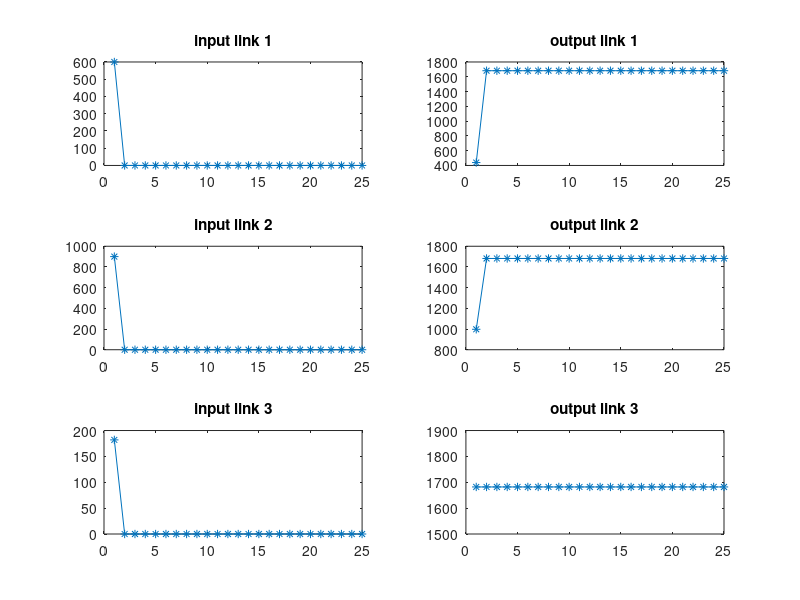
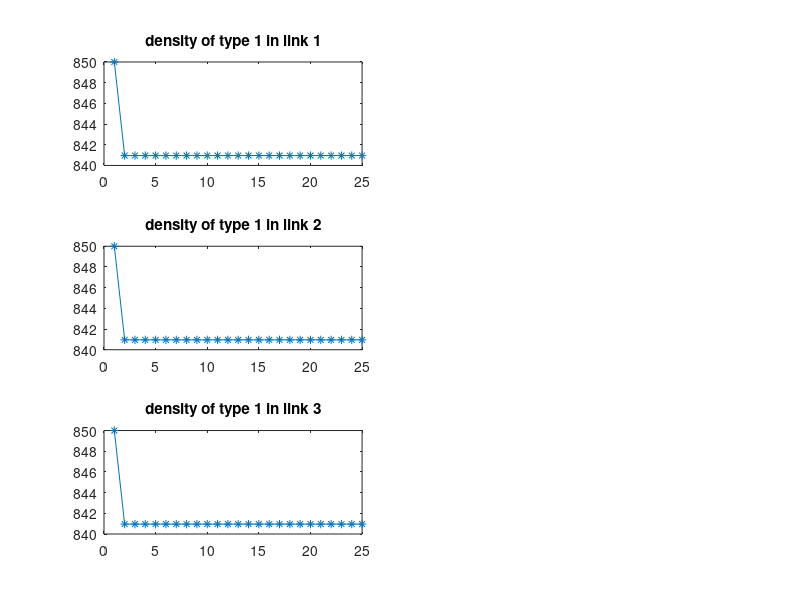
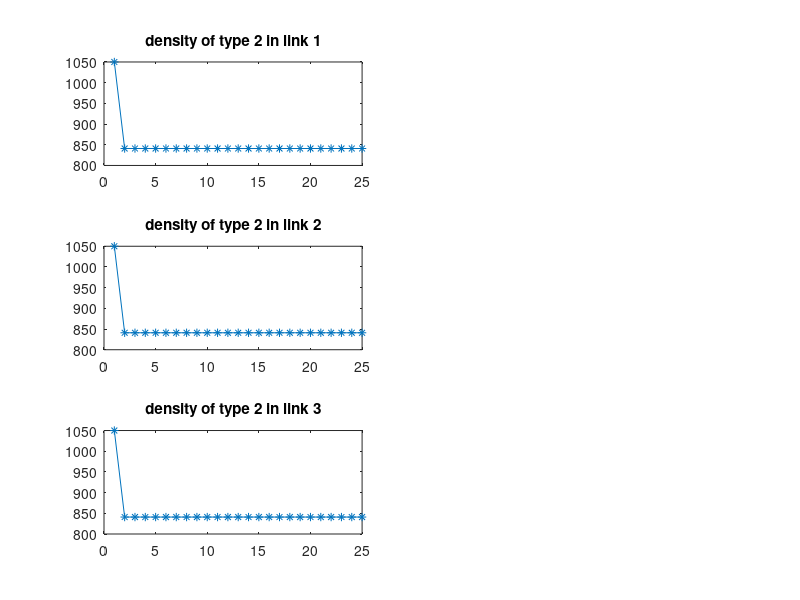

These figures' MATLAB source, in order:
clc
clear all
close all
m = 3; % number of input links
n = 3; % number of output links
K = 2; % number of vehicle types
T = 25; % total simulation time
rho = zeros(K,n,T); % density to each link
rhoT = zeros(n,T);
flowUpStream = zeros(n,T);
flowDownStream = zeros(m,T);
s = zeros(n,T);
dd = zeros((K-1)*m+m,T);
d = zeros(n,T);
delta = zeros((K-1)*m+m,1);
beta = zeros((K-1)*m+m,n);
temp=0;
% Assume beta is probability transition matrix
beta = rand((K-1)*m+m,n);
rowSums = sum(beta,2);
normalizingMatrix = repmat(rowSums,1,n);
beta  = beta ./normalizingMatrix;

for j=1:n
    rho(1,j,1) = 100; % assign initial density to each link
    rho(2,j,1) = 300; % assign initial density to each link
end

dt = 0.5; % delta t (mimutes)
dx = [1 1 1]; % link length (miles)

% Fundamentak diagram of each link
F = 2000*ones(n,1); % capacity(vehicle/dt)
v = [2 3 5]; %free flow speed
w = v/3; % congestion wave speed (link length/dt)
rhoJam = 160*ones(n,1); %jam density (vehicle/link)

for t = 1:T
    %% Compute supply for each output
    for j = 1:n
        s(j,t) = min(F(j),w(j)*(rhoJam(j)-rhoT(j,t)));
    end
    %% demand update
    % Compute input demands
    for k=1:K
        for i = 1:m
            dd((k-1)*m+i,t) = v(i)*rho(k,i,t)*min(1,F(i)/(v(i)*rhoT(i,t)));
        end
    end
    % Compute output demands
    for j =1:n
        for i = 1:m
            d(j,t) = d(j,t)+beta((k-1)*m+i,j)*dd((k-1)*m+i,t);
        end
    end
    
    %% Compute the scaling factors
    for k=1:K
        for i=1:m
            delta((k-1)*m+i,t) = 1;% Initialize the scaling factors
        end
    end
    for q = 1:n
        if beta(j,i) == 0
            delta((k-1)*m+i,t) = 1;
        else
            delta((k-1)*m+i,t) = min(delta((k-1)*m+i,t),s(q,t)/d(q,t));
        end
    end
    dd((k-1)*m+i,t) = dd((k-1)*m+i,t)*delta((k-1)*m+i,t);
    for j =1:n
        for i = 1:m
            d(j,t) = d(j,t)+beta((k-1)*m+i,j)*dd((k-1)*m+i,t);
        end
    end
    %% flow update
    % Vector of flows leaving the input link i
    for i =1:m
        for k=1:K
            flowDownStream(i,t) = dd((k-1)*m+i,t);
        end
    end
    % Vector of flows entering the output link j
    for j=1:n
        for i=1:m
            temp = temp + beta((k-1)*m+i,j)*dd((k-1)*m+i,t);
        end
        flowUpStream(j,t) = temp;
    end
    
    %% density update by conservation law
    for k=1:K
        for j = 1:n
            rho(k,j,t)= rho(k,j,t) + (dt/dx(i))*(flowUpStream(i,t)-flowDownStream(i,t)); % conservation law
            rhoT(n,T)=rhoT(n,T)+rho(k,j,T);
        end
    end
end

% plot flow in each link
figure
for i=1:m
    subplot(3,2,(2*i-1))
    plot([1:T],flowDownStream(i,:),'-*')
    title(sprintf('input link %d',i))
end
for j=1:m
    subplot(3,2,(2*j))
    plot([1:T],flowUpStream(j,:),'-*')
    title(sprintf('output link %d',j))
end

% plot density in each link

for k=1:K
    figure
    for i=1:m
        subplot(3,2,(2*i-1))
        plot([1:T],squeeze(rho(k,i,1:T)),'-*')
        title(sprintf('density of type %d in link %d',k,i))
    end
end